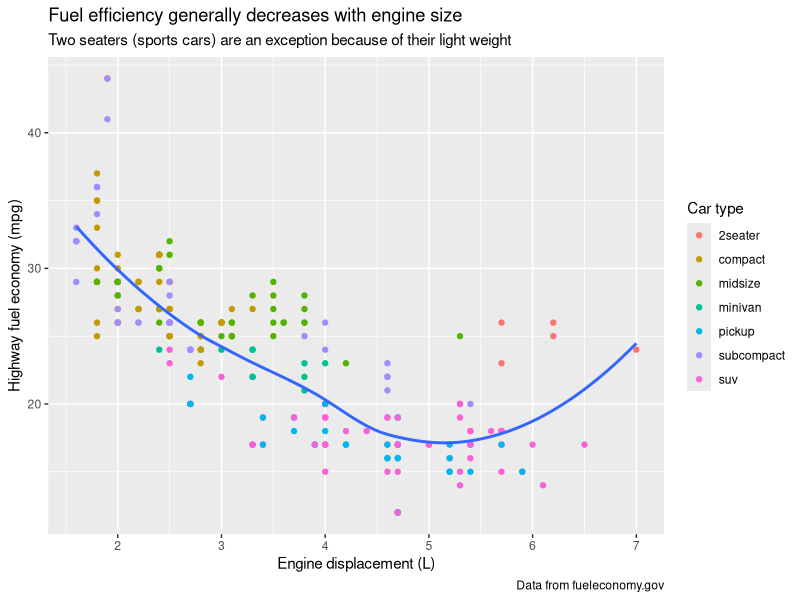
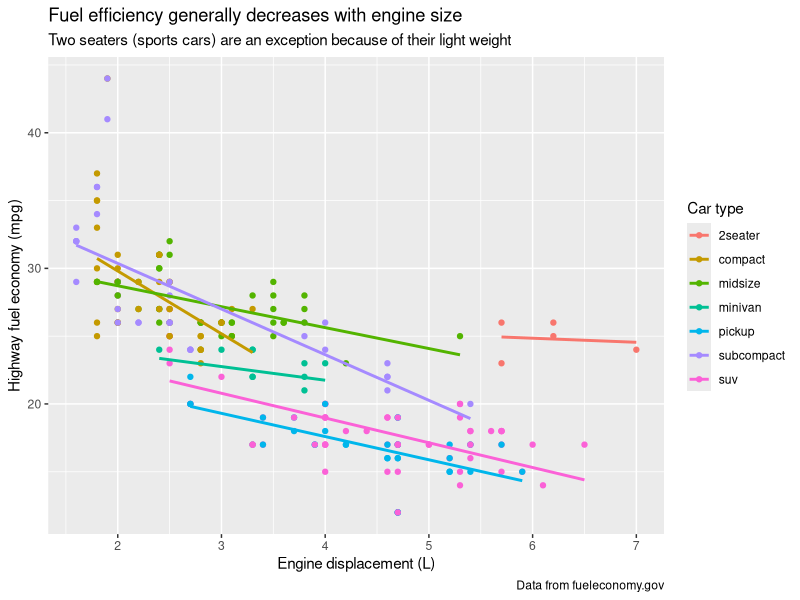
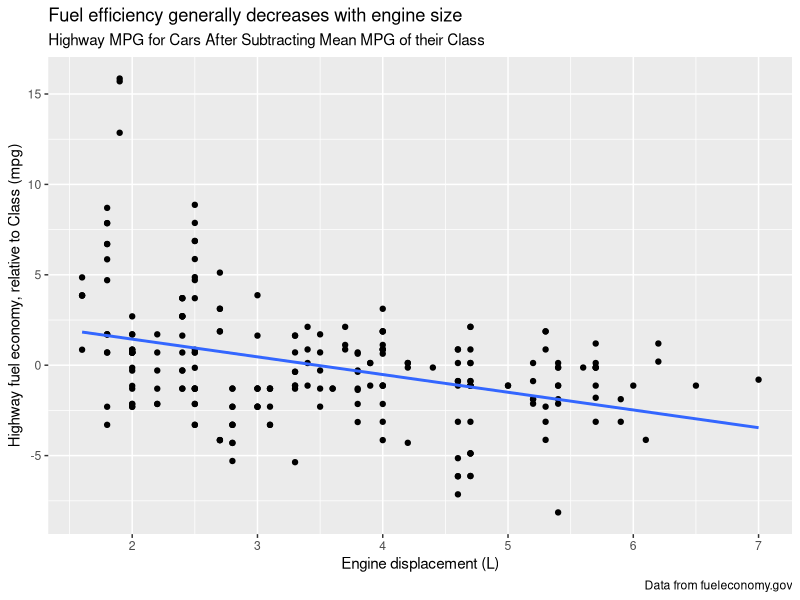
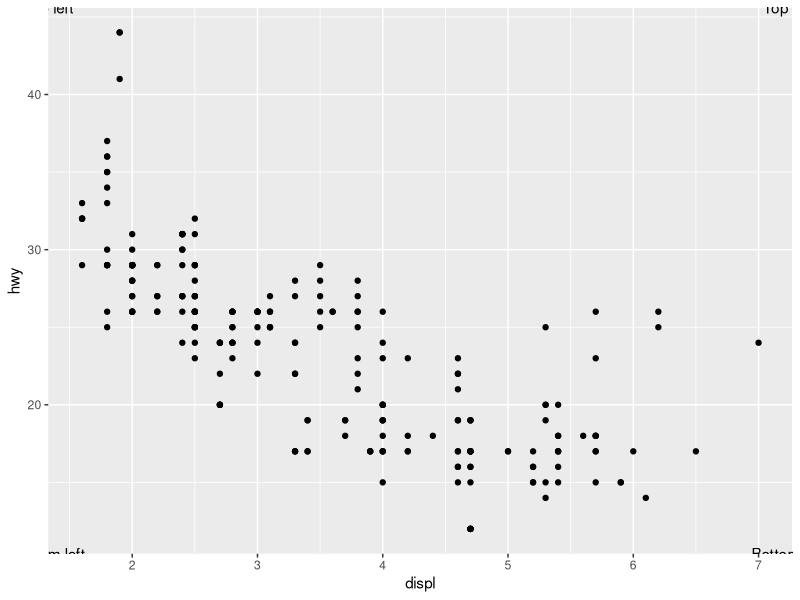
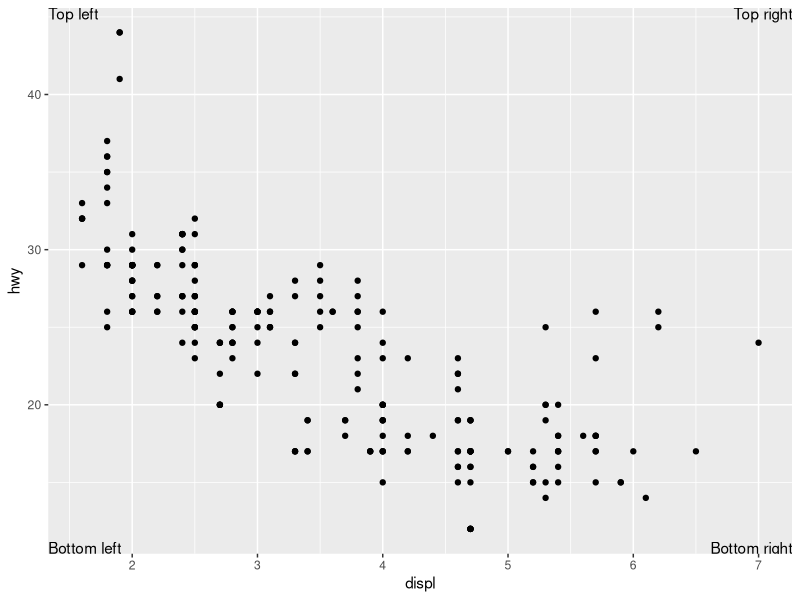
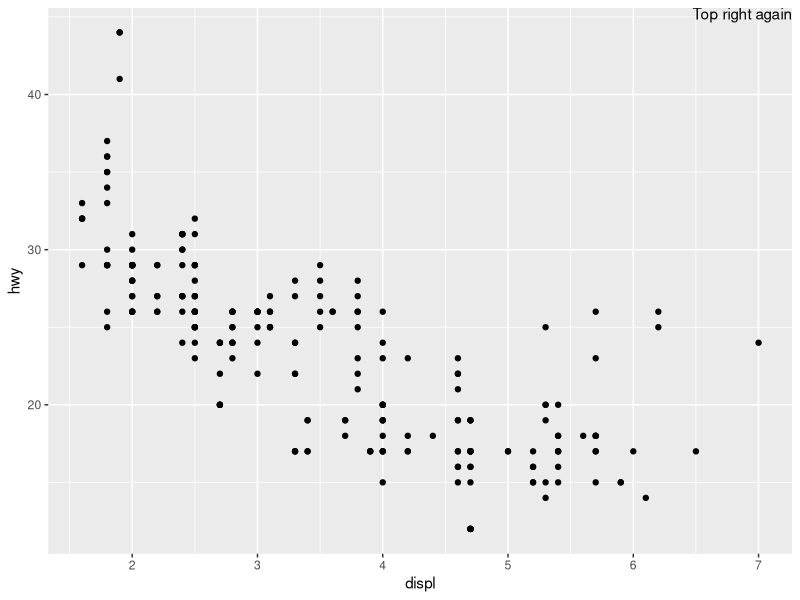

Write the R code that produced these figures, in order. (Note: this script raises an error after producing the figures.)
## ---- chunk 1
library("tidyverse")
library("modelr")
library("lubridate")
## ---- chunk 2
ggplot(mpg, aes(displ, hwy)) +
  geom_point(aes(colour = class)) +
  geom_smooth(se = FALSE) +
  labs(
    title = "Fuel efficiency generally decreases with engine size",
    subtitle = "Two seaters (sports cars) are an exception because of their light weight",
    caption = "Data from fueleconomy.gov",
    x = "Engine displacement (L)",
    y = "Highway fuel economy (mpg)",
    colour = "Car type"
  )
## ---- chunk 3
ggplot(mpg, aes(displ, hwy, colour = class)) +      # ADD: `colour = class` to get multiple lines
  geom_point(aes(colour = class)) +
  geom_smooth(method = "lm", se = FALSE) +          # ADD: `method = "lm"` to get straight lines
  labs(
    title = "Fuel efficiency generally decreases with engine size",
    subtitle = "Two seaters (sports cars) are an exception because of their light weight",
    caption = "Data from fueleconomy.gov",
    x = "Engine displacement (L)",
    y = "Highway fuel economy (mpg)",
    colour = "Car type"
  )
## ---- chunk 4
mod <- lm(hwy ~ class, data = mpg)             # model based on fuel economy for Class (Car type)
mpg %>%
  add_residuals(mod) %>%
  ggplot(aes(displ, resid)) +                  # `resid` is default column name for residuals
  geom_point() +
  geom_smooth(method = "lm", se = FALSE) +
  labs(
    title = "Fuel efficiency generally decreases with engine size",
    subtitle = "Highway MPG for Cars After Subtracting Mean MPG of their Class",
    caption = "Data from fueleconomy.gov",
    x = "Engine displacement (L)",
    y = "Highway fuel economy, relative to Class (mpg)"
  )
## ---- chunk 5
label_bottomleft <- tibble(displ = -Inf, hwy = -Inf, label = "Bottom left")
label_topleft <- tibble(displ = -Inf, hwy = Inf, label = "Top left")
label_topright <- tibble(displ = Inf, hwy = Inf, label = "Top right")
label_bottomright <- tibble(displ = Inf, hwy = -Inf, label = "Bottom right")

# (Based on plot used near end of s28.3.) This places the text ok, but it's mostly off-screen :
ggplot(mpg, aes(displ, hwy)) +
  geom_point() +
  geom_text(aes(label = label), data = label_bottomleft) +
  geom_text(aes(label = label), data = label_topleft) +
  geom_text(aes(label = label), data = label_topright) +
  geom_text(aes(label = label), data = label_bottomright)

# This is longer, but justifies the text, so that it's all readable :
ggplot(mpg, aes(displ, hwy)) +
  geom_point() +
  geom_text(aes(label = label), data = label_bottomleft, hjust = "left", vjust = "bottom") +
  geom_text(aes(label = label), data = label_topleft, hjust = "left", vjust = "top") +
  geom_text(aes(label = label), data = label_topright, hjust = "right", vjust = "top") +
  geom_text(aes(label = label), data = label_bottomright, hjust = "right", vjust = "bottom")
## ---- chunk 6
?ggplot2::annotate

# "This function adds geoms to a plot, but unlike typical a geom function, the properties of the geoms are not mapped from variables of a data frame, but are instead passed in as vectors. This is useful for adding small annotations (such as text labels) or if you have your data in vectors, and for some reason don't want to put them in a data frame" -- Help
## ---- chunk 7
ggplot(mpg, aes(displ, hwy)) +                           # same as before
  geom_point() +                                         # same as before
  annotate("text", x = Inf, y = Inf,                     # instead of `geom_text()`
           label = "Top right again", vjust = "top", hjust = "right"
           )
## ---- chunk 8
?geom_label

# "`geom_text` adds text directly to the plot. `geom_label` draws a rectangle behind the text, making it easier to read" -- Help
## ---- chunk 9
?grid::arrow

# "Produces a description of what arrows to add to a line. The result can be passed to a function that draws a line, eg. `grid.lines`" -- Help
## ---- chunk 10
ggplot(df, aes(x, y)) +
  geom_hex() +
  scale_colour_gradient(low = "white", high = "red") +             # _COLOUR_
  coord_fixed()
## ---- chunk 11
# df <- tibble(
#   x = rnorm(10000),
#   y = rnorm(10000)
# )

ggplot(df, aes(x, y)) +
  geom_hex() +
  scale_fill_gradient(low = "white", high = "red") +               # _FILL_
  coord_fixed()
## ---- chunk 12
?scale_x_continuous
# [The first argument is `name`,] "the name of the scale. Used as axis or legend title. If NULL, the default, the name of the scale is taken from the first mapping used for that aesthetic" -- Help

?labs
# [The arguments are] "A list of new name-value pairs. The name should either be an aesthetic, or one of 'title', 'subtitle', or 'caption' -- Help
## ---- chunk 13
presidential %>%
  mutate(id = 33 + row_number()) %>%
  ggplot(aes(start, id, colour = party)) +
    geom_point() +
    geom_segment(aes(xend = end, yend = id)) +
    scale_colour_manual(values = c(Republican = "red", Democratic = "blue"))
## ---- chunk 14
years <- lubridate::make_date(seq(year(min(presidential$start)),
             year(max(presidential$end)),
             by = 4), 1, 1)

presidential %>%
  mutate(id = 33 + row_number(),
         name_id = stringr::str_c(name, " (", id, ")"),
         name_id = factor(name_id, levels = name_id)) %>%
  ggplot(aes(start, name_id, colour = party)) +
    geom_point() +
    geom_segment(aes(xend = end, yend = name_id)) +
    scale_colour_manual(values = c(Republican = "red", Democratic = "blue")) +
    scale_y_discrete(NULL) +
    scale_x_date(NULL, breaks = years, date_labels = "'%y") +
    theme(panel.grid.minor = element_blank())
## ---- chunk 15
ggplot(diamonds, aes(carat, price)) +
  geom_point(aes(colour = cut), alpha = 1/20)
## ---- chunk 16
ggplot(diamonds, aes(carat, price)) +                                  # no change
  geom_point(aes(colour = cut), alpha = 1/20)  +                       # no change
  guides(colour = guide_legend(override.aes = list(alpha = 1)))        # `alpha = 1`
